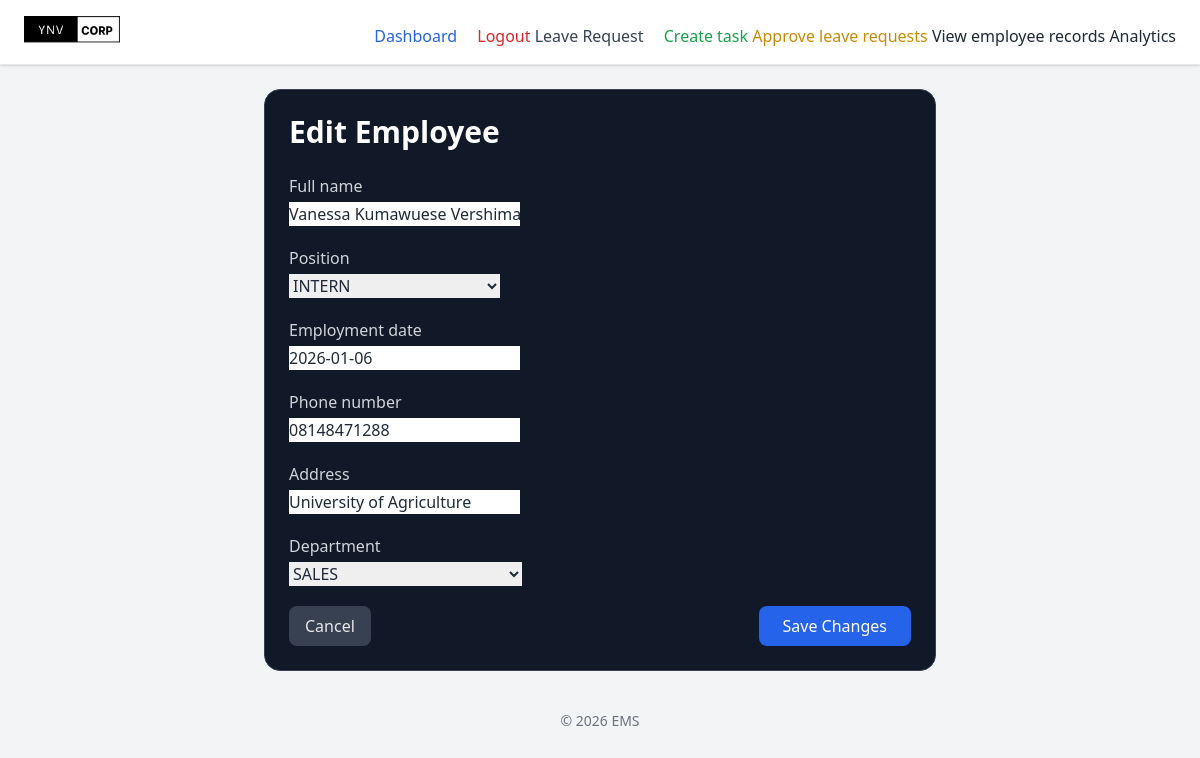
/employee/2/update/ (signed in), run on the app's committed database.
### employee/models.py (models this page shows, shortened)
class Employee(AbstractUser):
    GENDER_CHOICES=(
        ('male', 'MALE'),
        ('female', 'FEMALE'),
        )
    POSITION_CHOICES=(
        ('manager', 'MANAGER'),
        ('developer', 'DEVELOPER'),
        ('designer', 'DESIGNER'),
        ('tester', 'TESTER'),
        ('hr manager', 'HR MANAGER'),
        ('intern', 'INTERN'),
        ('software engineer', 'SOFTWARE ENGINEER'),
        ('data scientist', 'DATA SCIENTIST'),
        ('product manager', 'PRODUCT MANAGER'),
        ('business analyst', 'BUSINESS ANALYST'),
        ('devops engineer', 'DEVOPS ENGINEER'),
        ('system administrator', 'SYSTEM ADMINISTRATOR'),
        ('network engineer', 'NETWORK ENGINEER'),
        ('technical support', 'TECHNICAL SUPPORT'),
        ('it consultant', 'IT CONSULTANT'),
        ('other', 'OTHER'),
    )
    DEPARTMENT_CHOICES=(
        ('sales', 'SALES'),
        ('resarch & development', 'RESEARCH & DEVELOPMENT'),
        ('software development', 'SOFTWARE DEVELOPMENT'),
        ('product research', 'PRODUCT RESEARCH'),
        ('marketing', 'MARKETING'),
        ('human resource', 'HUMAN RESOURCE'),
        ('legal','LEGAL'),
        ('customer service', 'CUSTOMER SERVICE')
    )
    full_name = models.CharField(max_length=200, blank=True)
    username = None
    email = models.EmailField(unique=True)
    gender = models.CharField(max_length=10, choices=GENDER_CHOICES)
    position = models.CharField(max_length=200, blank=True, choices=POSITION_CHOICES)
    date_of_birth = models.DateField(null=True)
    employment_date = models.DateField(default=date.today)
    phone_number = models.CharField(max_length=15, blank=True)
    address = models.CharField(max_length=200, blank=True)
    employee_id = models.CharField(max_length=20, unique=True, blank=True)
    department = models.CharField(max_length=100, blank=True, choices=DEPARTMENT_CHOICES)
    USERNAME_FIELD = 'email'
    REQUIRED_FIELDS = []

### employee/views.py (the view)
# urls.py: path('employee/<int:pk>/update/', UpdateEmployeeView.as_view(), name='update_employee'),
class UpdateEmployeeView(LoginRequiredMixin, AdminOnlyMixin, UpdateView):
    model = Employee
    fields = ['full_name', 'position', 'employment_date', 'phone_number', 'address', "department"]
    template_name = "employee/employee_update.html"
    success_url = reverse_lazy("employee_list")

### employee/views.py (called while the page is built)
    def test_func(self):
        return self.request.user.is_superuser

### employee/templates/employee/employee_update.html (shortened to what this page needs)
{% extends "employee/base.html" %}
{% block content %}
<div class="max-w-2xl mx-auto p-6 bg-gray-900 rounded-2xl border border-gray-700">
  <h1 class="text-3xl text-white font-bold mb-6">Edit Employee</h1>
  <form method="POST" enctype="multipart/form-data" class="space-y-5">
    {% for field in form %}
      <div>
        <label class="block text-gray-300 mb-1">{{ field.label }}</label>
        {{ field }}
      </div>
    {% endfor %}
    <div class="flex justify-between mt-8">
      <a href="{% url 'employee_list' %}"
        class="px-4 py-2 bg-gray-700 text-gray-200 rounded-lg hover:bg-gray-600">
        Cancel
      </a>
      <button type="submit"
        class="px-6 py-2 bg-blue-600 text-white rounded-lg hover:bg-blue-700">
        Save Changes
      </button>
    </div>
  </form>
</div>
{% endblock %}

### data on the page
Employee: form "Vanessa Kumawuese Vershima" "INTERN" "2026-01-06" "08148471288" "University of Agriculture" "SALES"

### other printed values
{{ field.label }} "Full name" "Position" "Employment date" "Phone number" "Address" "Department"
